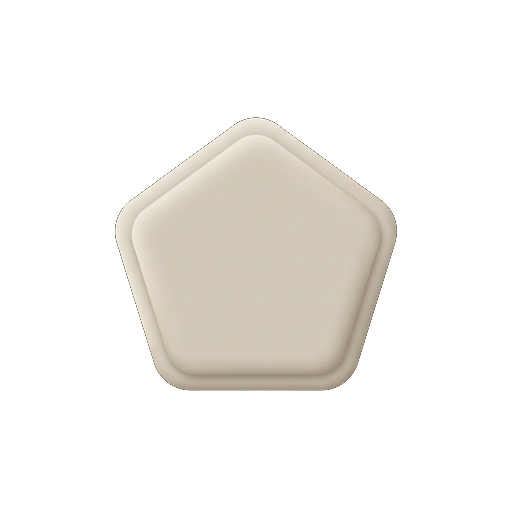
#> input picture scratch/logo_v1.png, 512 x 512 px, found by its file name
$ python compare_results.py
#> lines starting #> are read from the running program, lines starting #| are printed output that depends on the picture
import os
import numpy as np
from PIL import Image

scratch_dir = r"c:\Users\SAMSUNG\OneDrive\Desktop\My-Projects\idiots\scratch"
versions = ["logo_v1.png", "logo_v2.png", "logo_v3.png"]

for filename in versions:
    path = os.path.join(scratch_dir, filename)
    if os.path.exists(path):
        with Image.open(path) as img:
#> img is the input picture: PIL image 512x512 RGBA; mean R, G, B, A 45, 43, 39.5, 55.6
            arr = np.array(img)
            alphas = arr[:,:,3]
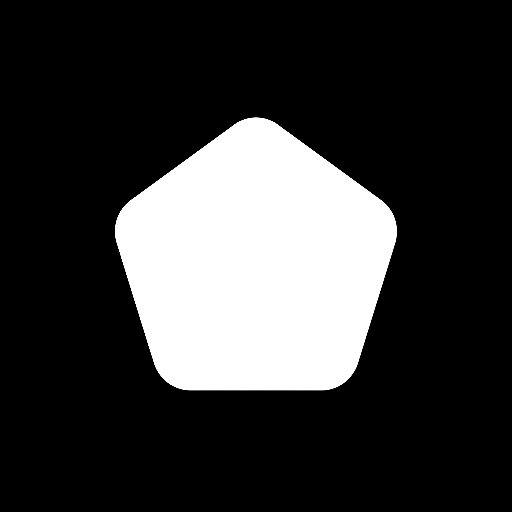
#> alphas: shape (512, 512); min 0, max 255, mean 55.6
            total = alphas.size
#> total = 262144
            fully_trans = np.sum(alphas == 0)
#> fully_trans = 204750
            fully_opaq = np.sum(alphas == 255)
#> fully_opaq = 56984
            semi_trans = total - fully_trans - fully_opaq
#> semi_trans = 410

            # Print stats
            print(f"{filename}:")
            print(f"  Fully transparent: {fully_trans} ({fully_trans/total*100:.2f}%)")
#|   Fully transparent: 204750 (78.11%)
            print(f"  Fully opaque: {fully_opaq} ({fully_opaq/total*100:.2f}%)")
#|   Fully opaque: 56984 (21.74%)
            print(f"  Semi-transparent (anti-aliased edges): {semi_trans} ({semi_trans/total*100:.2f}%)")
#|   Semi-transparent (anti-aliased edges): 410 (0.16%)

            # Check edge colors (pixels with 0 < alpha < 255)
            if semi_trans > 0:
                edge_pixels = arr[alphas > 0]
                edge_alphas = alphas[alphas > 0]
                # Print average RGB of semi-transparent pixels
                avg_rgb = np.mean(edge_pixels[:, :3], axis=0)
#> avg_rgb = [205.5, 196.2, 180.6]
                print(f"  Avg RGB of non-transparent: ({avg_rgb[0]:.1f}, {avg_rgb[1]:.1f}, {avg_rgb[2]:.1f})")
#|   Avg RGB of non-transparent: (205.5, 196.2, 180.6)
#> pass 3 of the loop `for filename in versions:`:
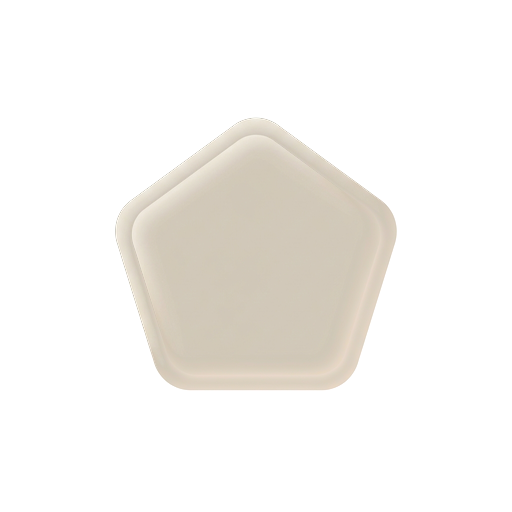
#> input picture scratch/logo_v3.png, 512 x 512 px, found by its file name
#> img is the input picture: PIL image 512x512 RGBA; mean R, G, B, A 46.6, 44.5, 40.9, 53.7
#> `alphas = arr[:,:,3]`:
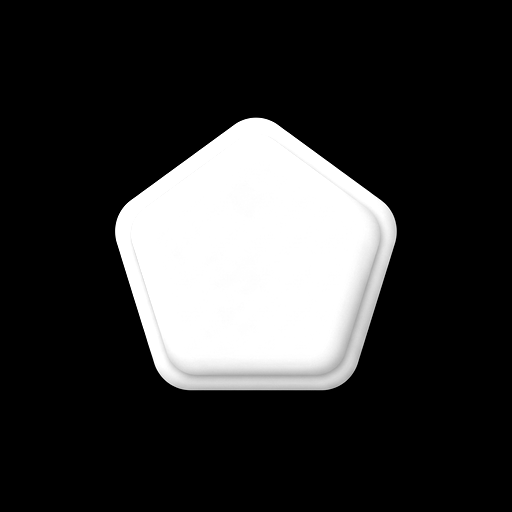
#> alphas: shape (512, 512); min 0, max 255, mean 53.7
#> fully_trans = 204647
#> fully_opaq = 39365
#> semi_trans = 18132
#|   Fully transparent: 204647 (78.07%)
#|   Fully opaque: 39365 (15.02%)
#|   Semi-transparent (anti-aliased edges): 18132 (6.92%)
#> avg_rgb = [212.6, 202.8, 186.5]
#|   Avg RGB of non-transparent: (212.6, 202.8, 186.5)
    else:
        print(f"{filename} does not exist")
